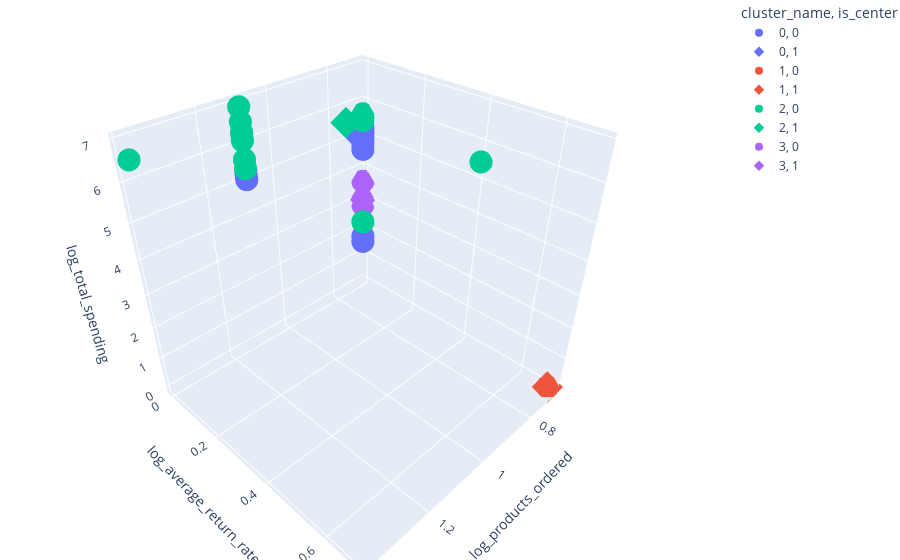

Here is the notebook cell this chart was saved with:
### Code cell
# visualize log_transformation customer segments with a 3D plot
fig = px.scatter_3d(customers,
                    x="log_products_ordered",
                    y="log_average_return_rate",
                    z="log_total_spending",
                    color='cluster_name',
                    hover_data=["products_ordered",
                                "average_return_rate",
                                "total_spending"],
                    category_orders = {"cluster_name": 
                                       ["0", "1", "2", "3"]},
                    symbol = "is_center"
                    )

fig.update_layout(margin=dict(l=0, r=0, b=0, t=0))
fig.show()

### Figure 1 — Plotly figure (JSON) as saved in the notebook; plotly's stock layout.template omitted (floating-point values rounded to 4 significant figures; data arrays with more than 128 entries replaced by an {"elided": "..."} marker saying what was removed)
{"data": [{"customdata": {"elided": "138x3 float values"}, "hovertemplate": "cluster_name=0<br>is_center=0<br>log_products_ordered=%{x}<br>log_average_return_rate=%{y}<br>log_total_spending=%{z}<br>products_ordered=%{customdata[0]}<br>average_return_rate=%{customdata[1]}<br>total_spending=%{customdata[2]}<extra></extra>", "legendgroup": "0, 0", "marker": {"color": "#636efa", "symbol": "circle"}, "mode": "markers", "name": "0, 0", "scene": "scene", "showlegend": true, "type": "scatter3d", "x": {"elided": "138 float values"}, "y": {"elided": "138 float values"}, "z": {"elided": "138 float values"}}, {"customdata": [[1.042, 0.005894, 156.2]], "hovertemplate": "cluster_name=0<br>is_center=1<br>log_products_ordered=%{x}<br>log_average_return_rate=%{y}<br>log_total_spending=%{z}<br>products_ordered=%{customdata[0]}<br>average_return_rate=%{customdata[1]}<br>total_spending=%{customdata[2]}<extra></extra>", "legendgroup": "0, 1", "marker": {"color": "#636efa", "symbol": "diamond"}, "mode": "markers", "name": "0, 1", "scene": "scene", "showlegend": true, "type": "scatter3d", "x": [0.7137], "y": [0.005876], "z": [5.057]}, {"customdata": [[1, 1, 0], [1, 1, 0], [1, 1, 0], [1, 1, 0], [1, 1, 0], [1, 1, 0], [1, 1, 0], [1, 1, 0]], "hovertemplate": "cluster_name=1<br>is_center=0<br>log_products_ordered=%{x}<br>log_average_return_rate=%{y}<br>log_total_spending=%{z}<br>products_ordered=%{customdata[0]}<br>average_return_rate=%{customdata[1]}<br>total_spending=%{customdata[2]}<extra></extra>", "legendgroup": "1, 0", "marker": {"color": "#EF553B", "symbol": "circle"}, "mode": "markers", "name": "1, 0", "scene": "scene", "showlegend": true, "type": "scatter3d", "x": [0.6931, 0.6931, 0.6931, 0.6931, 0.6931, 0.6931, 0.6931, 0.6931], "y": [0.6931, 0.6931, 0.6931, 0.6931, 0.6931, 0.6931, 0.6931, 0.6931], "z": [0, 0, 0, 0, 0, 0, 0, 0]}, {"customdata": [[1, 1, 0]], "hovertemplate": "cluster_name=1<br>is_center=1<br>log_products_ordered=%{x}<br>log_average_return_rate=%{y}<br>log_total_spending=%{z}<br>products_ordered=%{customdata[0]}<br>average_return_rate=%{customdata[1]}<br>total_spending=%{customdata[2]}<extra></extra>", "legendgroup": "1, 1", "marker": {"color": "#EF553B", "symbol": "diamond"}, "mode": "markers", "name": "1, 1", "scene": "scene", "showlegend": true, "type": "scatter3d", "x": [0.6931], "y": [0.6931], "z": [0]}, {"customdata": {"elided": "87x3 float values"}, "hovertemplate": "cluster_name=2<br>is_center=0<br>log_products_ordered=%{x}<br>log_average_return_rate=%{y}<br>log_total_spending=%{z}<br>products_ordered=%{customdata[0]}<br>average_return_rate=%{customdata[1]}<br>total_spending=%{customdata[2]}<extra></extra>", "legendgroup": "2, 0", "marker": {"color": "#00cc96", "symbol": "circle"}, "mode": "markers", "name": "2, 0", "scene": "scene", "showlegend": true, "type": "scatter3d", "x": [0.6931, 1.099, 0.6931, 0.6931, 0.6931, 0.6931, 0.6931, 0.6931, 1.099, 0.6931, 0.6931, 0.6931, 0.6931, 0.6931, 0.6931, 1.099, 0.6931, 0.6931, 0.6931, 0.6931, 1.099, 0.6931, 0.6931, 0.6931, 1.099, 0.6931, 0.6931, 1.099, 0.6931, 0.6931, 1.386, 0.6931, 0.6931, 0.6931, 1.099, 0.6931, 0.6931, 0.6931, 0.6931, 1.099, 1.099, 0.6931, 0.6931, 0.6931, 0.6931, 1.099, 0.6931, 0.6931, 0.6931, 0.6931, 0.6931, 0.6931, 0.6931, 0.6931, 0.6931, 0.6931, 0.6931, 0.6931, 0.6931, 1.099, 0.6931, 0.6931, 0.6931, 0.6931, 0.6931, 0.6931, 0.6931, 0.6931, 1.099, 0.6931, 0.6931, 0.6931, 1.099, 0.6931, 0.6931, 1.099, 0.6931, 0.6931, 0.6931, 0.6931, 0.6931, 0.6931, 0.6931, 0.6931, 0.6931, 1.099, 0.6931], "y": [0, 0, 0, 0, 0, 0, 0, 0, 0.4055, 0, 0, 0, 0, 0, 0, 0, 0, 0, 0, 0, 0, 0, 0, 0, 0, 0, 0, 0, 0, 0, 0, 0, 0, 0, 0, 0, 0, 0, 0, 0, 0, 0, 0.4055, 0, 0, 0, 0, 0, 0, 0, 0, 0, 0, 0, 0, 0, 0, 0, 0, 0, 0, 0, 0, 0, 0, 0, 0, 0, 0, 0, 0, 0, 0, 0, 0, 0, 0, 0, 0, 0, 0, 0, 0, 0, 0, 0.4055, 0], "z": [5.564, 6.256, 5.564, 5.525, 5.564, 5.525, 5.525, 5.564, 5.525, 5.564, 5.564, 5.525, 5.525, 5.564, 5.564, 6.284, 5.564, 5.525, 5.525, 5.42, 5.583, 5.525, 5.564, 5.564, 6.236, 5.42, 5.525, 6.256, 5.525, 5.564, 6.531, 5.525, 5.42, 5.564, 6.078, 5.564, 5.525, 5.62, 5.564, 6.256, 6.909, 5.564, 5.525, 5.525, 5.564, 5.347, 5.525, 5.525, 5.564, 5.525, 5.564, 5.564, 5.564, 5.525, 5.525, 5.564, 5.62, 5.525, 5.564, 5.347, 5.62, 5.564, 5.564, 5.564, 5.564, 5.62, 5.564, 5.525, 6.275, 5.564, 5.525, 5.42, 5.347, 5.525, 5.564, 6.545, 5.564, 5.525, 5.42, 5.564, 5.525, 5.525, 5.525, 5.525, 5.564, 5.525, 5.525]}, {"customdata": [[1.162, 0.01408, 277.5]], "hovertemplate": "cluster_name=2<br>is_center=1<br>log_products_ordered=%{x}<br>log_average_return_rate=%{y}<br>log_total_spending=%{z}<br>products_ordered=%{customdata[0]}<br>average_return_rate=%{customdata[1]}<br>total_spending=%{customdata[2]}<extra></extra>", "legendgroup": "2, 1", "marker": {"color": "#00cc96", "symbol": "diamond"}, "mode": "markers", "name": "2, 1", "scene": "scene", "showlegend": true, "type": "scatter3d", "x": [0.771], "y": [0.01398], "z": [5.629]}, {"customdata": [[1, 0, 33.98], [1, 0, 14.98], [1, 0, 14.98]], "hovertemplate": "cluster_name=3<br>is_center=0<br>log_products_ordered=%{x}<br>log_average_return_rate=%{y}<br>log_total_spending=%{z}<br>products_ordered=%{customdata[0]}<br>average_return_rate=%{customdata[1]}<br>total_spending=%{customdata[2]}<extra></extra>", "legendgroup": "3, 0", "marker": {"color": "#ab63fa", "symbol": "circle"}, "mode": "markers", "name": "3, 0", "scene": "scene", "showlegend": true, "type": "scatter3d", "x": [0.6931, 0.6931, 0.6931], "y": [0, 0, 0], "z": [3.555, 2.771, 2.771]}, {"customdata": [[1, 6.939e-18, 19.75]], "hovertemplate": "cluster_name=3<br>is_center=1<br>log_products_ordered=%{x}<br>log_average_return_rate=%{y}<br>log_total_spending=%{z}<br>products_ordered=%{customdata[0]}<br>average_return_rate=%{customdata[1]}<br>total_spending=%{customdata[2]}<extra></extra>", "legendgroup": "3, 1", "marker": {"color": "#ab63fa", "symbol": "diamond"}, "mode": "markers", "name": "3, 1", "scene": "scene", "showlegend": true, "type": "scatter3d", "x": [0.6931], "y": [6.939e-18], "z": [3.032]}], "layout": {"legend": {"title": {"text": "cluster_name, is_center"}, "tracegroupgap": 0}, "margin": {"b": 0, "l": 0, "r": 0, "t": 0}, "scene": {"domain": {"x": [0, 1], "y": [0, 1]}, "xaxis": {"title": {"text": "log_products_ordered"}}, "yaxis": {"title": {"text": "log_average_return_rate"}}, "zaxis": {"title": {"text": "log_total_spending"}}}}}
